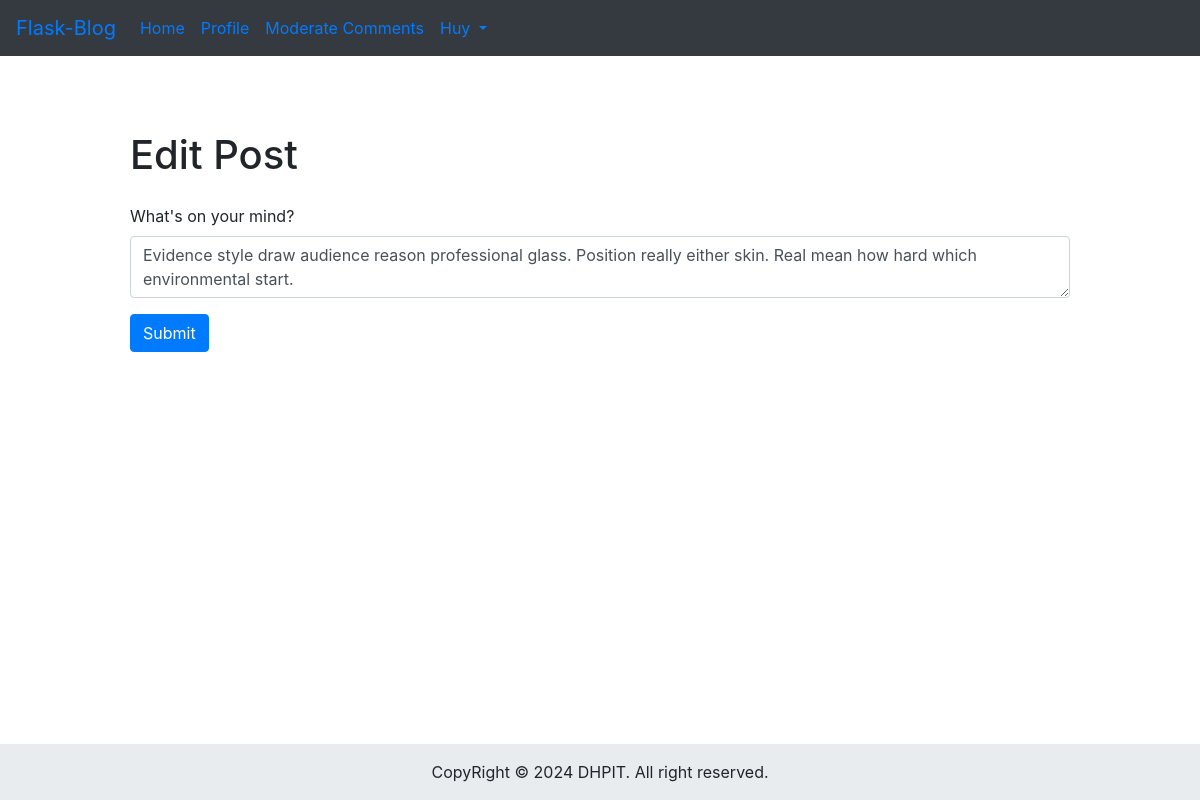
Screenshot of /edit/1 (signed in) with the database file from the repository.
### app/models.py (models this page shows, shortened)
class User(UserMixin, db.Model):
    __tablename__ = 'users'
    id = db.Column(db.Integer, primary_key=True)
    email = db.Column(db.String(64), unique=True, index=True)
    username = db.Column(db.String(64), unique=True, index=True)
    role_id = db.Column(db.Integer, db.ForeignKey('roles.id'))
    password_hash = db.Column(db.String(128))
    confirmed = db.Column(db.Boolean, default=False)
    name = db.Column(db.String(64))
    location = db.Column(db.String(64))
    about_me = db.Column(db.Text())
    member_since = db.Column(db.DateTime(), default=datetime.utcnow)
    last_seen = db.Column(db.DateTime(), default=datetime.utcnow)
    avatar_hash = db.Column(db.String(32))
    posts = db.relationship('Post', backref='author', lazy='dynamic')
    followed = db.relationship('Follow',
                               foreign_keys=[Follow.follower_id],
                               backref=db.backref('follower', lazy='joined'),
                               lazy='dynamic',
                               cascade='all, delete-orphan')
    followers = db.relationship('Follow',
                                foreign_keys=[Follow.followed_id],
                                backref=db.backref('followed', lazy='joined'),
                                lazy='dynamic',
                                cascade='all, delete-orphan')
    comments = db.relationship('Comment', backref='author', lazy='dynamic')
    @property
    def password(self):
        raise AttributeError('password is not a readable attribute')
    def can(self, perm):
        return self.role is not None and self.role.has_permission(perm)
    def ping(self):
        self.last_seen = datetime.utcnow()
        db.session.add(self)
        db.session.commit()

class Post(db.Model):
    __tablename__ = 'posts'
    id = db.Column(db.Integer, primary_key=True)
    body = db.Column(db.Text)
    body_html = db.Column(db.Text)
    timestamp = db.Column(db.DateTime, index=True, default=datetime.utcnow)
    author_id = db.Column(db.Integer, db.ForeignKey('users.id'))
    comments = db.relationship('Comment', backref='post', lazy='dynamic')

### app/main/views.py (the view, shortened to what this page needs)
@main.route('/edit/<int:postid>', methods=['GET', 'POST'])
def edit(postid):
    if postid is not None:
        post = Post.query.get_or_404(postid)
        if current_user != post.author and \
                not current_user.can(Permission.ADMIN):
            abort(403)
        form = PostForm()
        form.body.data = post.body
        return render_template('edit_post.html', form=form)

### app/main/forms.py
class PostForm(FlaskForm):
    body = PageDownField("What's on your mind?", validators=[DataRequired()])
    submit = SubmitField('Submit')

### app/auth/views.py (called while the page is built)
@auth.before_app_request
def before_request():
    if current_user.is_authenticated:
        current_user.ping()
        if not current_user.confirmed \
                and request.endpoint \
                and request.blueprint != 'auth' \
                and request.endpoint != 'static':
            return redirect(url_for('auth.unconfirmed'))

### app/main/__init__.py (called while the page is built)
@main.app_context_processor
def inject_permissions():
    return dict(Permission=Permission)

@main.app_context_processor
def inject_now():
    return {'now': datetime.utcnow()}

### app/models.py (called while the page is built)
@login_manager.user_loader
def load_user(user_id):
    return User.query.get(int(user_id))

    def has_permission(self, perm):
        return self.permissions & perm == perm

### app/templates/edit_post.html (shortened to what this page needs)
{% extends "base.html" %} {% from "bootstrap4/form.html" import render_form %}
{% block title %}Flasky - Edit Post{% endblock %} {% block page_content %}
<div class="container">
  <h1 style="margin-top: 25px">Edit Post</h1>
  <div style="margin-top: 25px">{{ render_form(form) }}</div>
</div>
{% endblock %}

### app/templates/base.html (shortened to what this page needs)
<!DOCTYPE html>
<html lang="en">
  <head>
    {% block head %}
    {% block styles %}
    {{ bootstrap.load_css() }} {% endblock %} {% endblock %}
    <link
      rel="stylesheet"
      type="text/css"
      href="{{ url_for('static', filename='styles.css') }}"
    />
  </head>
  <body class="d-flex flex-column min-vh-100">
    {% block navbar %}
    <nav class="navbar navbar-expand-md bg-dark -navbar-dark">
      <a class="navbar-brand" href="{{ url_for('main.index') }}">Flask-Blog</a>
      <div class="collapse navbar-collapse" id="navbarNavDropdown">
        <ul class="navbar-nav">
          <li class="nav-item">
            <a class="nav-link" href="{{ url_for('main.index') }}">Home</a>
          </li>
          {% if current_user.is_authenticated %}
          <li class="nav-item">
            <a
              class="nav-link"
              href="{{ url_for('main.user', username=current_user.username) }}"
              >Profile</a
            >
          </li>
          {% endif %}
        </ul>
        <ul class="navbar-nav navbar-right">
          {% if current_user.can(Permission.MODERATE) %}
          <li class="nav-item">
            <a class="nav-link" href="{{ url_for('main.moderate') }}"
              >Moderate Comments</a
            >
          </li>
          {% endif %} {% if current_user.is_authenticated %}
          <li class="nav-item dropdown">
            <a
              class="nav-link dropdown-toggle"
              href="#"
              data-toggle="dropdown"
              id="navbarDropdownMenuLink"
              role="button"
              aria-haspopup="true"
              aria-expanded="false"
              >{{ current_user.username|capitalize }}<b class="caret"></b>
            </a>
          </li>
          {% endif %}
        </ul>
      </div>
    </nav>
    {% endblock %} {% block content %}
    <div class="container-fluid">
      <div class="row" style="margin-top: 50px">
        <div class="col"></div>
        <div class="col-sm-10">
          <div>{% block page_content %}{% endblock %}</div>
        </div>
        <div class="col"></div>
      </div>
    </div>
    {% endblock %}
    <footer
      class="mt-auto bg-light text_center text-lg-start"
      style="margin-top: 50px"
    >
      <div class="text-center p-3" style="background-color: #e9ecef">
        CopyRight &copy; {{ now.year }} DHPIT. All right reserved.
      </div>
    </footer>
  </body>
</html>

### rows the page displays
User: username "Huy"
Post: body "Evidence style draw audience reason professional glass. Position really either skin. Real mean how hard which environmental start."
